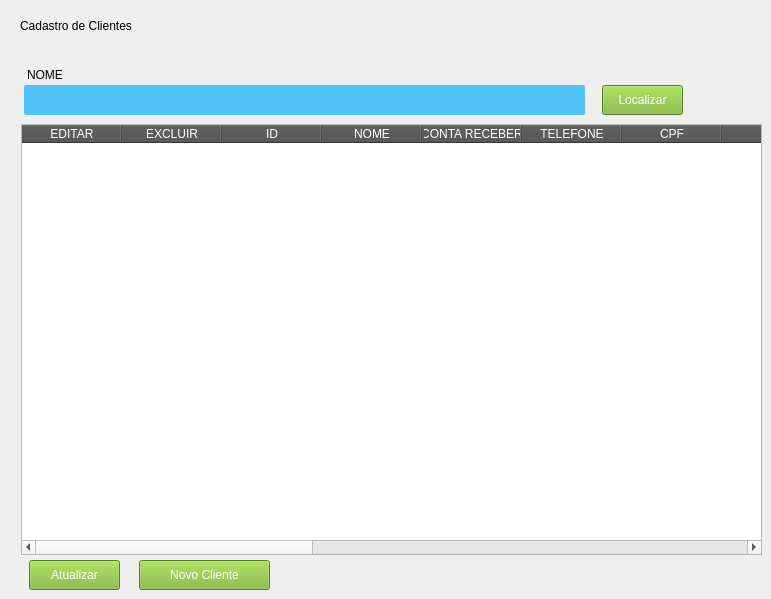
       <widget class="QWidget" name="formDataTableCliente">
        <widget class="QLabel" name="lbl_titulo_cadastro_cliente">
         <property name="geometry">
          <rect>
           <x>20</x>
           <y>10</y>
           <width>711</width>
           <height>31</height>
          </rect>
         </property>
         <property name="styleSheet">
          <string notr="true">font: 700 20pt &quot;Arial&quot;;
border-bottom: 2px solid;</string>
         </property>
         <property name="text">
          <string>Cadastro de Clientes</string>
         </property>
        </widget>
        <widget class="QLineEdit" name="search_cliente">
         <property name="geometry">
          <rect>
           <x>24</x>
           <y>85</y>
           <width>561</width>
           <height>30</height>
          </rect>
         </property>
         <property name="styleSheet">
          <string notr="true">QLineEdit{
	background-color: #4fc2f7;
	font: 12pt &quot;Arial&quot;;
	color: rgb(255, 255, 255);
	border:none;
	border-radius: 2px;
}

QLineEdit:Focus {
	border: 1px solid red;
}</string>
         </property>
        </widget>
        <widget class="QPushButton" name="btn_add_cliente">
         <property name="geometry">
          <rect>
           <x>139</x>
           <y>560</y>
           <width>131</width>
           <height>30</height>
          </rect>
         </property>
         <property name="styleSheet">
          <string notr="true">QPushButton {
	font: 10pt &quot;Arial&quot;;
	background-color: #7AB32E;
	color: #FFF;
 }
QPushButton:hover{
	background-color: rgb(0, 170, 0);
}</string>
         </property>
         <property name="text">
          <string>Novo Cliente</string>
         </property>
         <property name="icon">
          <iconset>
           <normaloff>icons/iconAdd.png</normaloff>icons/iconAdd.png</iconset>
         </property>
        </widget>
        <widget class="QTableWidget" name="dt_Cliente">
         <property name="geometry">
          <rect>
           <x>21</x>
           <y>124</y>
           <width>741</width>
           <height>431</height>
          </rect>
         </property>
         <property name="styleSheet">
          <string notr="true">::section { background-color:#4f4f4f; color:#ffffff; }</string>
         </property>
         <column>
          <property name="text">
           <string>EDITAR</string>
          </property>
         </column>
         <column>
          <property name="text">
           <string>EXCLUIR</string>
          </property>
         </column>
         <column>
          <property name="text">
           <string>ID</string>
          </property>
         </column>
         <column>
          <property name="text">
           <string>NOME</string>
          </property>
         </column>
         <column>
          <property name="text">
           <string>CONTA RECEBER</string>
          </property>
         </column>
         <column>
          <property name="text">
           <string>TELEFONE</string>
          </property>
         </column>
         <column>
          <property name="text">
           <string>CPF</string>
          </property>
         </column>
         <column>
          <property name="text">
           <string>RG</string>
          </property>
         </column>
         <column>
          <property name="text">
           <string>EMAIL</string>
          </property>
         </column>
         <column>
          <property name="text">
           <string>CEP</string>
          </property>
         </column>
         <column>
          <property name="text">
           <string>RUA</string>
          </property>
         </column>
         <column>
          <property name="text">
           <string>NRO</string>
          </property>
         </column>
         <column>
          <property name="text">
           <string>BAIIRO</string>
          </property>
         </column>
         <column>
          <property name="text">
           <string>CIDADE</string>
          </property>
         </column>
         <column>
          <property name="text">
           <string>ESTADO</string>
          </property>
         </column>
         <column>
          <property name="text">
           <string>COMPLEMENTO</string>
          </property>
         </column>
         <column>
          <property name="text">
           <string>OBSERVAÇÃO</string>
          </property>
         </column>
         <column>
          <property name="text">
           <string>ATIVO</string>
          </property>
         </column>
        </widget>
        <widget class="QLabel" name="lbl_cliente_nome_2">
         <property name="geometry">
          <rect>
           <x>27</x>
           <y>67</y>
           <width>61</width>
           <height>16</height>
          </rect>
         </property>
         <property name="styleSheet">
          <string notr="true">font: 700 10pt &quot;Arial&quot;;</string>
         </property>
         <property name="text">
          <string>NOME</string>
         </property>
        </widget>
        <widget class="QPushButton" name="btn_search_cliente">
         <property name="geometry">
          <rect>
           <x>602</x>
           <y>85</y>
           <width>81</width>
           <height>30</height>
          </rect>
         </property>
         <property name="styleSheet">
          <string notr="true">QPushButton {
	font: 10pt &quot;Arial&quot;;
	background-color: #7AB32E;
	color: #FFF;
 }
QPushButton:hover{
	background-color: rgb(0, 170, 0);
}</string>
         </property>
         <property name="text">
          <string>Localizar</string>
         </property>
         <property name="icon">
          <iconset>
           <normaloff>icons/iconSearch.png</normaloff>icons/iconSearch.png</iconset>
         </property>
        </widget>
        <widget class="QPushButton" name="btn_refresh_data_table_cliente">
         <property name="geometry">
          <rect>
           <x>29</x>
           <y>560</y>
           <width>91</width>
           <height>30</height>
          </rect>
         </property>
         <property name="styleSheet">
          <string notr="true">QPushButton {
	font: 10pt &quot;Arial&quot;;
	background-color: #7AB32E;
	color: #FFF;
 }
QPushButton:hover{
	background-color: rgb(0, 170, 0);
}</string>
         </property>
         <property name="text">
          <string>Atualizar</string>
         </property>
         <property name="icon">
          <iconset>
           <normaloff>icons/iconRefresh.png</normaloff>icons/iconRefresh.png</iconset>
         </property>
        </widget>
       </widget>
